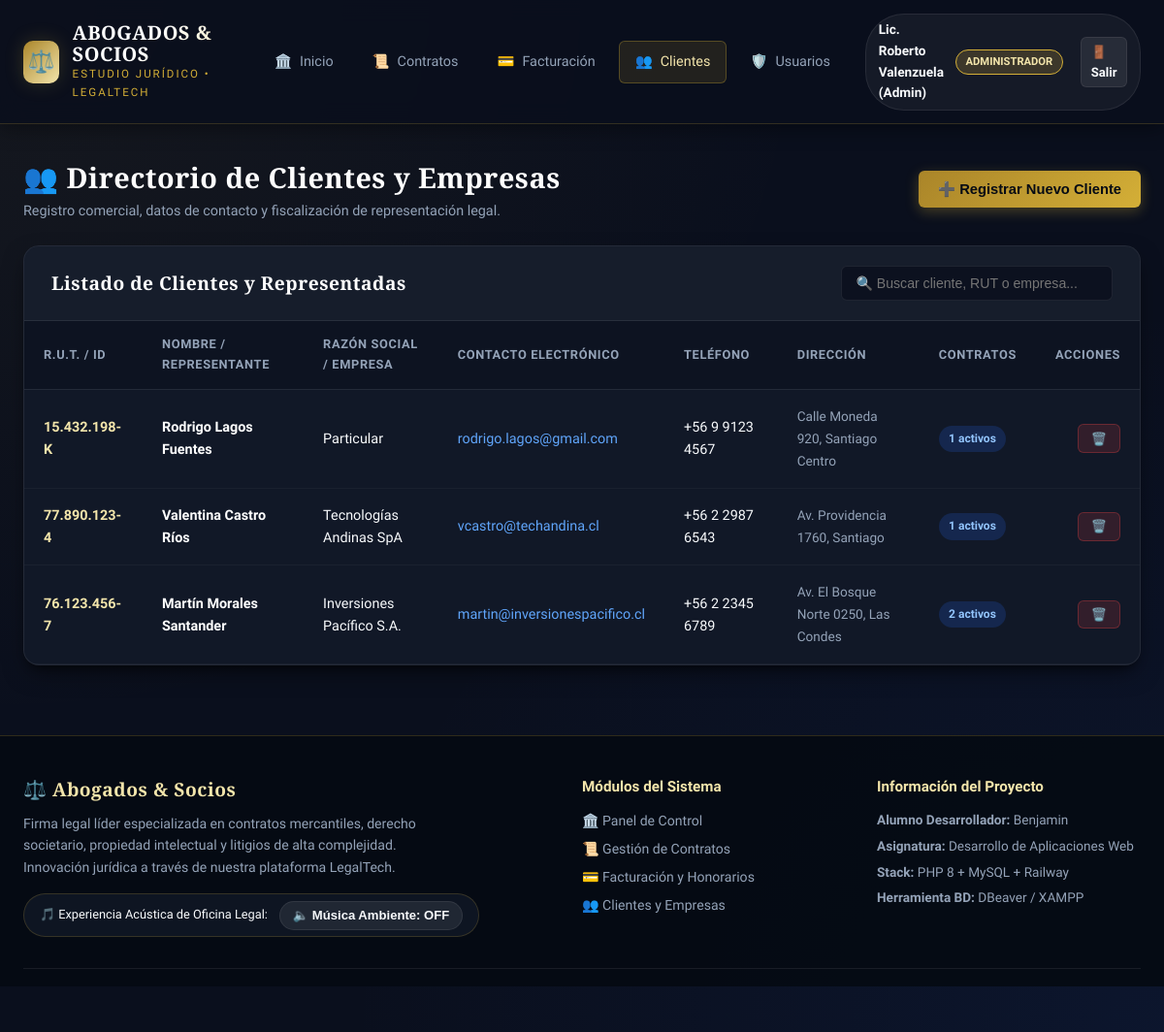
/clientes.php (signed in), run on the app's committed database.
### tables this page shows
CREATE TABLE `clientes` (
  `id` INT AUTO_INCREMENT PRIMARY KEY,
  `rut_identificacion` VARCHAR(20) NOT NULL UNIQUE,
  `nombre` VARCHAR(120) NOT NULL,
  `empresa` VARCHAR(120) DEFAULT NULL,
  `correo` VARCHAR(120) NOT NULL,
  `telefono` VARCHAR(25) DEFAULT NULL,
  `direccion` VARCHAR(255) DEFAULT NULL,
  `creado_en` TIMESTAMP DEFAULT CURRENT_TIMESTAMP
);

### includes/auth.php (called while the page is built, shortened)
<?php
function e($string) {
    return htmlspecialchars($string ?? '', ENT_QUOTES, 'UTF-8');
}
?>

### clientes.php (the view, shortened to what this page needs)
<?php
require_once __DIR__ . '/db/conexion.php';
require_once __DIR__ . '/includes/auth.php';
$stmtClientes = $pdo->query("
    SELECT cl.*, COUNT(c.id) AS total_contratos
    FROM clientes cl
    LEFT JOIN contratos c ON cl.id = c.cliente_id
    GROUP BY cl.id
    ORDER BY cl.id DESC
");
$clientes = $stmtClientes->fetchAll();
require_once __DIR__ . '/includes/header.php';
?>
<div style="display: flex; justify-content: space-between; align-items: center; margin-bottom: 1.5rem; flex-wrap: gap: 1rem;">
    <div>
        <h1 class="brand-font" style="font-size: 1.8rem; color: #fff;">👥 Directorio de Clientes y Empresas</h1>
        <p style="color: var(--text-secondary); font-size: 0.9rem;">Registro comercial, datos de contacto y fiscalización de representación legal.</p>
    </div>
    <button type="button" class="btn btn-primary" onclick="openModal('modalNuevoCliente')" id="btnNuevoCliente">
        ➕ Registrar Nuevo Cliente
    </button>
</div>
<div class="data-card">
    <div class="card-header-flex">
        <h3 class="card-title">Listado de Clientes y Representadas</h3>
        <div class="search-filter-box">
            <input type="text" id="tableSearch" class="input-control" placeholder="🔍 Buscar cliente, RUT o empresa..." style="width: 280px;">
        </div>
    </div>
    <div style="overflow-x: auto;">
        <table class="custom-table">
            <thead>
                <tr>
                    <th>R.U.T. / ID</th>
                    <th>Nombre / Representante</th>
                    <th>Razón Social / Empresa</th>
                    <th>Contacto Electrónico</th>
                    <th>Teléfono</th>
                    <th>Dirección</th>
                    <th>Contratos</th>
                    <th style="text-align: right;">Acciones</th>
                </tr>
            </thead>
            <tbody>
                <?php if (empty($clientes)): ?>
                    <tr><td colspan="8" style="text-align: center; color: var(--text-muted); padding: 2rem;">No existen clientes registrados.</td></tr>
                <?php else: ?>
                    <?php foreach ($clientes as $cli): ?>
                    <tr>
                        <td><strong style="color: var(--gold-light);"><?php echo e($cli['rut_identificacion']); ?></strong></td>
                        <td><strong style="color: #fff;"><?php echo e($cli['nombre']); ?></strong></td>
                        <td><?php echo e($cli['empresa'] ?: '<span style="color:var(--text-muted);">Particular</span>'); ?></td>
                        <td><a href="mailto:<?php echo e($cli['correo']); ?>" style="color: #60a5fa; text-decoration: none;"><?php echo e($cli['correo']); ?></a></td>
                        <td><?php echo e($cli['telefono'] ?: '-'); ?></td>
                        <td><span style="font-size: 0.85rem; color: var(--text-secondary);"><?php echo e($cli['direccion'] ?: '-'); ?></span></td>
                        <td><span class="status-badge" style="background: rgba(37,99,235,0.2); color: #93c5fd;"><?php echo e($cli['total_contratos']); ?> activos</span></td>
                        <td style="text-align: right;">
                            <form method="POST" action="clientes.php" onsubmit="return confirm('¿Eliminar este cliente?');" style="display:inline;">
                                <button type="submit" class="btn btn-danger btn-sm" title="Eliminar Cliente">🗑️</button>
                            </form>
                        </td>
                    </tr>
                    <?php endforeach; ?>
                <?php endif; ?>
            </tbody>
        </table>
    </div>
</div>
<?php require_once __DIR__ . '/includes/footer.php'; ?>

### css/styles.css (style rules this page uses)
:root { --bg-main: #0a0f1d; --bg-card: #111827; --bg-card-hover: #1f293d; --bg-glass: rgba(17, 24, 39, 0.75); --border-color: rgba(212, 175, 55, 0.2); --border-light: rgba(255, 255, 255, 0.08); --gold-primary: #d4af37; --gold-light: #f3e5ab; --gold-dark: #aa8529; --gold-glow: rgba(212, 175, 55, 0.35); --navy-deep: #060b14; --navy-blue: #1e293b; --accent-blue: #2563eb; --text-primary: #f8fafc; --text-secondary: #94a3b8; --text-muted: #64748b; --success: #10b981; --warning: #f59e0b; --danger: #ef4444; --info: #06b6d4; --shadow-soft: 0 10px 25px -5px rgba(0, 0, 0, 0.5), 0 8px 10px -6px rgba(0, 0, 0, 0.5); --shadow-gold: 0 0 20px rgba(212, 175, 55, 0.2); --radius-lg: 16px; --radius-md: 10px; --radius-sm: 6px; --transition: all 0.25s cubic-bezier(0.4, 0, 0.2, 1); }
* { box-sizing: border-box; margin: 0; padding: 0; }
body { font-family: 'Plus Jakarta Sans', -apple-system, BlinkMacSystemFont, sans-serif; background-color: var(--bg-main); color: var(--text-primary); min-height: 100vh; display: flex; flex-direction: column; line-height: 1.6; background-image: radial-gradient(at 0% 0%, rgba(212, 175, 55, 0.06) 0px, transparent 50%), radial-gradient(at 100% 100%, rgba(37, 99, 235, 0.08) 0px, transparent 50%); background-attachment: fixed; }
h1, h2, h3, .brand-font { font-family: 'Cinzel', serif; letter-spacing: 0.5px; }
.btn { display: inline-flex; align-items: center; justify-content: center; gap: 0.5rem; padding: 0.65rem 1.25rem; font-size: 0.92rem; font-weight: 600; border-radius: var(--radius-sm); text-decoration: none; cursor: pointer; border: none; transition: var(--transition); }
.btn-primary { background: linear-gradient(135deg, var(--gold-dark), var(--gold-primary)); color: var(--navy-deep); box-shadow: 0 4px 14px rgba(212, 175, 55, 0.3); }
.btn-danger { background: rgba(239, 68, 68, 0.15); color: #f87171; border: 1px solid rgba(239, 68, 68, 0.3); }
.btn-sm { padding: 0.4rem 0.8rem; font-size: 0.82rem; }
.data-card { background: var(--bg-card); border: 1px solid var(--border-light); border-radius: var(--radius-lg); overflow: hidden; box-shadow: var(--shadow-soft); margin-bottom: 2.5rem; }
.card-header-flex { padding: 1.25rem 1.75rem; border-bottom: 1px solid var(--border-light); display: flex; justify-content: space-between; align-items: center; flex-wrap: wrap; gap: 1rem; background: rgba(255, 255, 255, 0.02); }
.card-title { font-size: 1.2rem; color: #ffffff; display: flex; align-items: center; gap: 0.6rem; }
.search-filter-box { display: flex; align-items: center; gap: 0.75rem; flex-wrap: wrap; }
.input-control, .select-control { background: rgba(10, 15, 29, 0.8); border: 1px solid var(--border-light); color: var(--text-primary); padding: 0.55rem 0.9rem; border-radius: var(--radius-sm); font-size: 0.88rem; outline: none; transition: var(--transition); }
.custom-table { width: 100%; border-collapse: collapse; text-align: left; }
.custom-table th { background: rgba(10, 15, 29, 0.5); padding: 0.9rem 1.25rem; font-size: 0.8rem; text-transform: uppercase; letter-spacing: 0.05em; color: var(--text-secondary); border-bottom: 1px solid var(--border-light); }
.custom-table td { padding: 1rem 1.25rem; font-size: 0.9rem; border-bottom: 1px solid rgba(255, 255, 255, 0.04); vertical-align: middle; }
.status-badge { padding: 0.25rem 0.65rem; border-radius: 50px; font-size: 0.75rem; font-weight: 600; display: inline-block; }

### data on the page
clientes: rut_identificacion "15.432.198-K", nombre "Rodrigo Lagos Fuentes", empresa "Particular", correo "rodrigo.lagos@gmail.com", telefono "+56 9 9123 4567", direccion "Calle Moneda 920, Santiago Centro", total_contratos "1"
clientes: rut_identificacion "77.890.123-4", nombre "Valentina Castro Ríos", empresa "Tecnologías Andinas SpA", correo "vcastro@techandina.cl", telefono "+56 2 2987 6543", direccion "Av. Providencia 1760, Santiago", total_contratos "1"
clientes: rut_identificacion "76.123.456-7", nombre "Martín Morales Santander", empresa "Inversiones Pacífico S.A.", correo "martin@inversionespacifico.cl", telefono "+56 2 2345 6789", direccion "Av. El Bosque Norte 0250, Las Condes", total_contratos "2"

### other printed values
$userName "Lic. Roberto Valenzuela (Admin)"
$userRole "ADMINISTRADOR"
